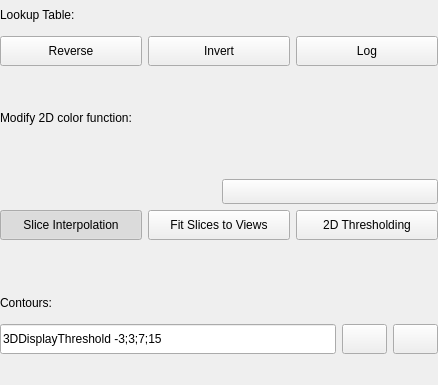
<?xml version="1.0" encoding="UTF-8"?>
<ui version="4.0">
 <class>qSlicerAstroScalarVolumeDisplayWidget</class>
 <widget class="qSlicerWidget" name="qSlicerAstroScalarVolumeDisplayWidget">
  <property name="geometry">
   <rect>
    <x>0</x>
    <y>0</y>
    <width>438</width>
    <height>385</height>
   </rect>
  </property>
  <property name="windowTitle">
   <string>Astro Scalar Volume Display</string>
  </property>
  <layout class="QGridLayout" name="gridLayout" columnstretch="0,0">
   <property name="leftMargin">
    <number>0</number>
   </property>
   <property name="topMargin">
    <number>0</number>
   </property>
   <property name="rightMargin">
    <number>0</number>
   </property>
   <property name="bottomMargin">
    <number>0</number>
   </property>
   <item row="9" column="0">
    <widget class="QLabel" name="ContoursLabel">
     <property name="sizePolicy">
      <sizepolicy hsizetype="Preferred" vsizetype="Fixed">
       <horstretch>0</horstretch>
       <verstretch>0</verstretch>
      </sizepolicy>
     </property>
     <property name="minimumSize">
      <size>
       <width>0</width>
       <height>30</height>
      </size>
     </property>
     <property name="text">
      <string>Contours:</string>
     </property>
    </widget>
   </item>
   <item row="10" column="0" colspan="2">
    <layout class="QHBoxLayout" name="horizontalLayout_5">
     <item>
      <widget class="QLineEdit" name="ContourLevelsLineEdit">
       <property name="enabled">
        <bool>true</bool>
       </property>
       <property name="minimumSize">
        <size>
         <width>0</width>
         <height>30</height>
        </size>
       </property>
       <property name="toolTip">
        <string>Contour levels: 

    to specify the levels use the following format: 'FISRT:LAST+SPACING' for linear spacing or 'FISRT:LAST*SPACING' for non linear spacing. 

    The levels can also be specified as a list (e.g., 'VALUE1;VALUE2;VALUE3'). In the case of a list, it is possible also to specify for each contour both the MIN and MAX intensity values of the level (e.g., 'CONTOUR1MIN,CONTOUR1MAX;CONTOUR2MIN,CONTOUR2MAX'). 

 If the string is preceded by '3DDisplayThreshold', the levels are evaluated in units of the value of 3DDisplayThreshold of the dataset. 

 If the Histogram is active in the plot view and a selection is made, by typing the string 'Histogram' will create a segmentation around the selection. 

 The contours in SlicerAstro are a full 3D segmentation. Therefore it can be computationally heavy to segment (marching cubes algorithm) and visualize around the noise range [-2, 2] RMS for large datacubes.</string>
       </property>
       <property name="text">
        <string>3DDisplayThreshold -3;3;7;15</string>
       </property>
      </widget>
     </item>
     <item>
      <widget class="ctkColorPickerButton" name="ColorPickerButton">
       <property name="minimumSize">
        <size>
         <width>45</width>
         <height>30</height>
        </size>
       </property>
       <property name="toolTip">
        <string>Set the color of the contours.</string>
       </property>
       <property name="iconSize">
        <size>
         <width>24</width>
         <height>24</height>
        </size>
       </property>
       <property name="color">
        <color>
         <red>255</red>
         <green>187</green>
         <blue>20</blue>
        </color>
       </property>
       <property name="displayColorName">
        <bool>false</bool>
       </property>
      </widget>
     </item>
     <item>
      <widget class="QPushButton" name="ContourPushButton">
       <property name="enabled">
        <bool>true</bool>
       </property>
       <property name="minimumSize">
        <size>
         <width>45</width>
         <height>30</height>
        </size>
       </property>
       <property name="toolTip">
        <string>Create the contours. SlicerAstro contours are full 3D segmentations (marching cubes algorithm) and they may require few seconds to be computed and visualized.</string>
       </property>
       <property name="text">
        <string/>
       </property>
       <property name="icon">
        <iconset resource="../../../EditorEffects/Resources/qSlicerAstroVolumeEditorEffects.qrc">
         <normaloff>:/Icons/AstroContours.png</normaloff>:/Icons/AstroContours.png</iconset>
       </property>
       <property name="iconSize">
        <size>
         <width>24</width>
         <height>24</height>
        </size>
       </property>
      </widget>
     </item>
    </layout>
   </item>
   <item row="5" column="0" colspan="2">
    <layout class="QHBoxLayout" name="horizontalLayout_4">
     <item>
      <widget class="QPushButton" name="InterpolatePushButton">
       <property name="enabled">
        <bool>true</bool>
       </property>
       <property name="sizePolicy">
        <sizepolicy hsizetype="Preferred" vsizetype="Fixed">
         <horstretch>0</horstretch>
         <verstretch>0</verstretch>
        </sizepolicy>
       </property>
       <property name="minimumSize">
        <size>
         <width>0</width>
         <height>30</height>
        </size>
       </property>
       <property name="toolTip">
        <string>Toggle to set/unset the interpolation on 2D views.</string>
       </property>
       <property name="text">
        <string>Slice Interpolation</string>
       </property>
       <property name="icon">
        <iconset resource="../qSlicerAstroVolumeWidgetsModule.qrc">
         <normaloff>:/Icons/SliceInterpolationOn.png</normaloff>:/Icons/SliceInterpolationOn.png</iconset>
       </property>
       <property name="iconSize">
        <size>
         <width>24</width>
         <height>24</height>
        </size>
       </property>
       <property name="checkable">
        <bool>true</bool>
       </property>
       <property name="checked">
        <bool>true</bool>
       </property>
      </widget>
     </item>
     <item>
      <widget class="QPushButton" name="FitSlicesToViewsPushButton">
       <property name="sizePolicy">
        <sizepolicy hsizetype="Preferred" vsizetype="Fixed">
         <horstretch>0</horstretch>
         <verstretch>0</verstretch>
        </sizepolicy>
       </property>
       <property name="minimumSize">
        <size>
         <width>0</width>
         <height>30</height>
        </size>
       </property>
       <property name="text">
        <string>Fit Slices to Views</string>
       </property>
       <property name="icon">
        <iconset resource="../qSlicerAstroVolumeWidgetsModule.qrc">
         <normaloff>:/Icons/FitSlicesToViews.png</normaloff>:/Icons/FitSlicesToViews.png</iconset>
       </property>
       <property name="iconSize">
        <size>
         <width>24</width>
         <height>24</height>
        </size>
       </property>
       <property name="checkable">
        <bool>true</bool>
       </property>
       <property name="checked">
        <bool>false</bool>
       </property>
      </widget>
     </item>
     <item>
      <widget class="QPushButton" name="ThresholdPushButton">
       <property name="enabled">
        <bool>true</bool>
       </property>
       <property name="sizePolicy">
        <sizepolicy hsizetype="Preferred" vsizetype="Fixed">
         <horstretch>0</horstretch>
         <verstretch>0</verstretch>
        </sizepolicy>
       </property>
       <property name="minimumSize">
        <size>
         <width>0</width>
         <height>30</height>
        </size>
       </property>
       <property name="toolTip">
        <string>Toggle to enable a widget for the thresholding of the 2D color function.</string>
       </property>
       <property name="text">
        <string>2D Thresholding</string>
       </property>
       <property name="icon">
        <iconset resource="../qSlicerAstroVolumeWidgetsModule.qrc">
         <normaloff>:/Icons/Threshold.png</normaloff>:/Icons/Threshold.png</iconset>
       </property>
       <property name="iconSize">
        <size>
         <width>24</width>
         <height>24</height>
        </size>
       </property>
       <property name="checkable">
        <bool>true</bool>
       </property>
      </widget>
     </item>
    </layout>
   </item>
   <item row="1" column="0" colspan="2">
    <layout class="QHBoxLayout" name="horizontalLayout">
     <item>
      <widget class="QPushButton" name="ReversePushButton">
       <property name="sizePolicy">
        <sizepolicy hsizetype="Preferred" vsizetype="Fixed">
         <horstretch>0</horstretch>
         <verstretch>0</verstretch>
        </sizepolicy>
       </property>
       <property name="minimumSize">
        <size>
         <width>0</width>
         <height>30</height>
        </size>
       </property>
       <property name="text">
        <string>Reverse</string>
       </property>
       <property name="icon">
        <iconset resource="../qSlicerAstroVolumeWidgetsModule.qrc">
         <normaloff>:/Icons/ReverseIcon32x32.png</normaloff>:/Icons/ReverseIcon32x32.png</iconset>
       </property>
       <property name="iconSize">
        <size>
         <width>24</width>
         <height>24</height>
        </size>
       </property>
       <property name="checkable">
        <bool>true</bool>
       </property>
      </widget>
     </item>
     <item>
      <widget class="QPushButton" name="InversePushButton">
       <property name="sizePolicy">
        <sizepolicy hsizetype="Preferred" vsizetype="Fixed">
         <horstretch>0</horstretch>
         <verstretch>0</verstretch>
        </sizepolicy>
       </property>
       <property name="minimumSize">
        <size>
         <width>0</width>
         <height>30</height>
        </size>
       </property>
       <property name="text">
        <string>Invert</string>
       </property>
       <property name="icon">
        <iconset resource="../qSlicerAstroVolumeWidgetsModule.qrc">
         <normaloff>:/Icons/InvertIcon32x32.png</normaloff>:/Icons/InvertIcon32x32.png</iconset>
       </property>
       <property name="iconSize">
        <size>
         <width>24</width>
         <height>24</height>
        </size>
       </property>
       <property name="checkable">
        <bool>true</bool>
       </property>
      </widget>
     </item>
     <item>
      <widget class="QPushButton" name="LogPushButton">
       <property name="sizePolicy">
        <sizepolicy hsizetype="Preferred" vsizetype="Fixed">
         <horstretch>0</horstretch>
         <verstretch>0</verstretch>
        </sizepolicy>
       </property>
       <property name="minimumSize">
        <size>
         <width>0</width>
         <height>30</height>
        </size>
       </property>
       <property name="text">
        <string>Log</string>
       </property>
       <property name="icon">
        <iconset resource="../qSlicerAstroVolumeWidgetsModule.qrc">
         <normaloff>:/Icons/LogIcon32x32.png</normaloff>:/Icons/LogIcon32x32.png</iconset>
       </property>
       <property name="iconSize">
        <size>
         <width>24</width>
         <height>24</height>
        </size>
       </property>
       <property name="checkable">
        <bool>true</bool>
       </property>
      </widget>
     </item>
    </layout>
   </item>
   <item row="7" column="0" colspan="2">
    <widget class="qMRMLVolumeThresholdWidget" name="MRMLVolumeThresholdWidget">
     <property name="enabled">
      <bool>true</bool>
     </property>
     <property name="toolTip">
      <string>This widget make a threshold of the 2D color function (the minimum and maximum do not change).</string>
     </property>
    </widget>
   </item>
   <item row="8" column="0">
    <spacer name="verticalSpacer_4">
     <property name="orientation">
      <enum>Qt::Vertical</enum>
     </property>
     <property name="sizeType">
      <enum>QSizePolicy::MinimumExpanding</enum>
     </property>
     <property name="sizeHint" stdset="0">
      <size>
       <width>20</width>
       <height>10</height>
      </size>
     </property>
    </spacer>
   </item>
   <item row="13" column="0" colspan="2">
    <spacer name="verticalSpacer">
     <property name="orientation">
      <enum>Qt::Vertical</enum>
     </property>
     <property name="sizeType">
      <enum>QSizePolicy::MinimumExpanding</enum>
     </property>
     <property name="sizeHint" stdset="0">
      <size>
       <width>20</width>
       <height>0</height>
      </size>
     </property>
    </spacer>
   </item>
   <item row="4" column="0" colspan="2">
    <layout class="QHBoxLayout" name="horizontalLayout_3">
     <item>
      <widget class="qMRMLWindowLevelWidget" name="MRMLWindowLevelWidget">
       <property name="enabled">
        <bool>true</bool>
       </property>
       <property name="toolTip">
        <string>Change the minimum and maximum of the 2D color function.</string>
       </property>
      </widget>
     </item>
     <item>
      <layout class="QGridLayout" name="gridLayout_3">
       <item row="1" column="0">
        <spacer name="verticalSpacer_3">
         <property name="orientation">
          <enum>Qt::Vertical</enum>
         </property>
         <property name="sizeHint" stdset="0">
          <size>
           <width>20</width>
           <height>40</height>
          </size>
         </property>
        </spacer>
       </item>
       <item row="2" column="0">
        <widget class="QPushButton" name="WindowLevelPopupButton">
         <property name="enabled">
          <bool>true</bool>
         </property>
         <property name="sizePolicy">
          <sizepolicy hsizetype="Preferred" vsizetype="MinimumExpanding">
           <horstretch>0</horstretch>
           <verstretch>0</verstretch>
          </sizepolicy>
         </property>
         <property name="minimumSize">
          <size>
           <width>0</width>
           <height>25</height>
          </size>
         </property>
         <property name="toolTip">
          <string>Push to enable a popup widget to redefine the boundaries of the 2D color function.</string>
         </property>
         <property name="text">
          <string/>
         </property>
         <property name="icon">
          <iconset resource="../qSlicerAstroVolumeWidgetsModule.qrc">
           <normaloff>:/Icons/PushPinOut.png</normaloff>:/Icons/PushPinOut.png</iconset>
         </property>
         <property name="checkable">
          <bool>true</bool>
         </property>
         <property name="checked">
          <bool>false</bool>
         </property>
        </widget>
       </item>
      </layout>
     </item>
    </layout>
   </item>
   <item row="3" column="0">
    <widget class="QLabel" name="TwoDColorFunctionLabel">
     <property name="sizePolicy">
      <sizepolicy hsizetype="Preferred" vsizetype="Fixed">
       <horstretch>0</horstretch>
       <verstretch>0</verstretch>
      </sizepolicy>
     </property>
     <property name="minimumSize">
      <size>
       <width>0</width>
       <height>30</height>
      </size>
     </property>
     <property name="text">
      <string>Modify 2D color function:</string>
     </property>
    </widget>
   </item>
   <item row="6" column="0" colspan="2">
    <widget class="QWidget" name="PresetsWidget" native="true">
     <property name="sizePolicy">
      <sizepolicy hsizetype="Expanding" vsizetype="Fixed">
       <horstretch>0</horstretch>
       <verstretch>0</verstretch>
      </sizepolicy>
     </property>
     <layout class="QHBoxLayout" name="horizontalLayout_2">
      <property name="spacing">
       <number>0</number>
      </property>
      <property name="leftMargin">
       <number>0</number>
      </property>
      <property name="topMargin">
       <number>0</number>
      </property>
      <property name="rightMargin">
       <number>0</number>
      </property>
      <property name="bottomMargin">
       <number>0</number>
      </property>
     </layout>
    </widget>
   </item>
   <item row="2" column="0">
    <spacer name="verticalSpacer_2">
     <property name="orientation">
      <enum>Qt::Vertical</enum>
     </property>
     <property name="sizeType">
      <enum>QSizePolicy::MinimumExpanding</enum>
     </property>
     <property name="sizeHint" stdset="0">
      <size>
       <width>20</width>
       <height>10</height>
      </size>
     </property>
    </spacer>
   </item>
   <item row="0" column="0" colspan="2">
    <layout class="QHBoxLayout" name="horizontalLayout_7">
     <item>
      <widget class="QLabel" name="LookupTableLabel">
       <property name="sizePolicy">
        <sizepolicy hsizetype="Preferred" vsizetype="Fixed">
         <horstretch>0</horstretch>
         <verstretch>0</verstretch>
        </sizepolicy>
       </property>
       <property name="minimumSize">
        <size>
         <width>0</width>
         <height>30</height>
        </size>
       </property>
       <property name="text">
        <string>Lookup Table:</string>
       </property>
      </widget>
     </item>
     <item>
      <widget class="qMRMLColorTableComboBox" name="ColorTableComboBox">
       <property name="minimumSize">
        <size>
         <width>0</width>
         <height>30</height>
        </size>
       </property>
       <property name="showChildNodeTypes">
        <bool>true</bool>
       </property>
       <property name="addEnabled">
        <bool>false</bool>
       </property>
       <property name="removeEnabled">
        <bool>false</bool>
       </property>
      </widget>
     </item>
    </layout>
   </item>
  </layout>
 </widget>
 <customwidgets>
  <customwidget>
   <class>qMRMLColorTableComboBox</class>
   <extends>qMRMLNodeComboBox</extends>
   <header>qMRMLColorTableComboBox.h</header>
   <container>1</container>
  </customwidget>
  <customwidget>
   <class>qMRMLNodeComboBox</class>
   <extends>QWidget</extends>
   <header>qMRMLNodeComboBox.h</header>
   <container>1</container>
  </customwidget>
  <customwidget>
   <class>qMRMLVolumeThresholdWidget</class>
   <extends>QWidget</extends>
   <header>qMRMLVolumeThresholdWidget.h</header>
  </customwidget>
  <customwidget>
   <class>qMRMLWindowLevelWidget</class>
   <extends>QWidget</extends>
   <header>qMRMLWindowLevelWidget.h</header>
  </customwidget>
  <customwidget>
   <class>qSlicerWidget</class>
   <extends>QWidget</extends>
   <header>qSlicerWidget.h</header>
   <container>1</container>
  </customwidget>
  <customwidget>
   <class>ctkColorPickerButton</class>
   <extends>QPushButton</extends>
   <header>ctkColorPickerButton.h</header>
  </customwidget>
 </customwidgets>
 <resources>
  <include location="../qSlicerAstroVolumeWidgetsModule.qrc"/>
  <include location="../../../EditorEffects/Resources/qSlicerAstroVolumeEditorEffects.qrc"/>
 </resources>
 <connections>
  <connection>
   <sender>qSlicerAstroScalarVolumeDisplayWidget</sender>
   <signal>mrmlSceneChanged(vtkMRMLScene*)</signal>
   <receiver>ColorTableComboBox</receiver>
   <slot>setMRMLScene(vtkMRMLScene*)</slot>
   <hints>
    <hint type="sourcelabel">
     <x>299</x>
     <y>273</y>
    </hint>
    <hint type="destinationlabel">
     <x>271</x>
     <y>17</y>
    </hint>
   </hints>
  </connection>
 </connections>
</ui>
